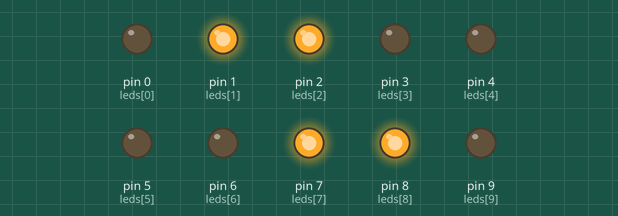
This sketch was run on a simulated Arduino Uno, built with avr-gcc and run on an emulated ATmega328P. Parts: output pins drawn as LEDs (lit = HIGH).

Above: at 3.5 s.
At 8.5 s:
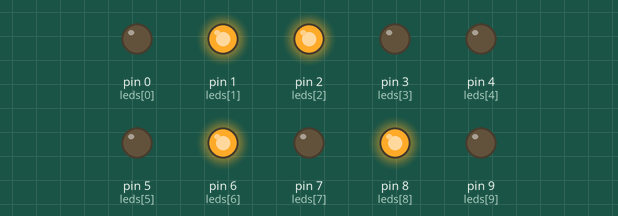
At 13.5 s:
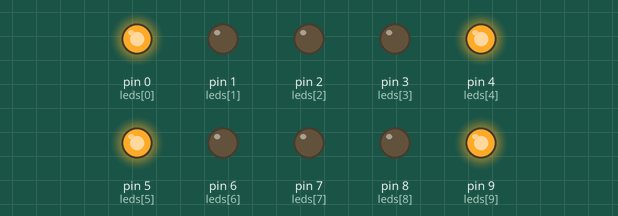
At 18.5 s:
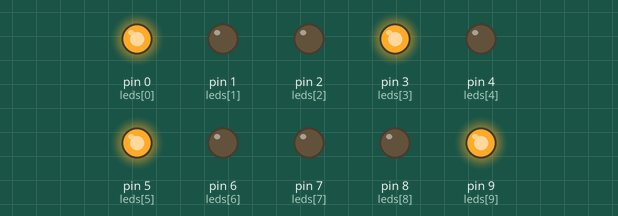
Timing chart, 0 to 26.0 s (numbered marks = the images above):
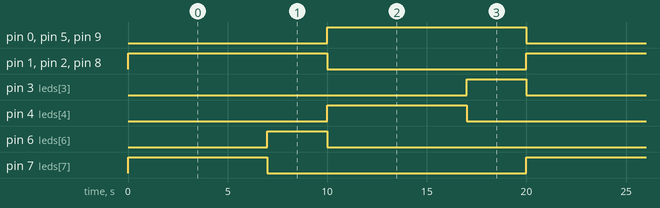

Measured:
- by itself, pin 3 (leds[3]), pin 6 (leds[6]): alternates HIGH for 3.0 s and LOW for 17.0 s
- by itself, pin 4 (leds[4]), pin 7 (leds[7]): alternates HIGH for 7.0 s and LOW for 13.0 s
- by itself, pin 0 (leds[0]), pin 1 (leds[1]), pin 2 (leds[2]), pin 5 (leds[5]), pin 8 (leds[8]), pin 9 (leds[9]): alternates HIGH for 10.0 s and LOW for 10.0 s

The sketch:

Avaliacao_Osses_Alan.ino
```cpp
/*
  Alan Vinícius de Souza 18119 - 3INFD
    Victor Hugo Costa Osses 18152 - 3INFD
*/

int leds[10] = {0,1,2,3,4,5,6,7,8,9};
int x = 0;
int tempo = 0;
int seg = 1000;

void setup()
{
   while(x <= 9){
   pinMode(leds[x], OUTPUT);
   x++;}
}

void loop()
{

  if(tempo >= 7 && tempo <= 9)
    digitalWrite(leds[6], 1);//ligar amarelo do semáfaro 2 - 3s
    else{
    digitalWrite(leds[6], 0);//desligar amarelo do semáfaro 2

    if(tempo >= 17 && tempo < 20){
    digitalWrite(leds[4], 0);//desligar verde do semáfaro 1
    digitalWrite(leds[3], 1);}//ligar amarelo do semáfaro 1
    else
    digitalWrite(leds[3],0);//desligar amarelo do semáfaro 1
  }

    if(tempo < 10){
    digitalWrite(leds[2], 1);// ligar vermelho do semáfaro 1 - 10s
      digitalWrite(leds[8], 1);// ligar vermelho da faixa 2 - 10s

      if(tempo < 7){
        digitalWrite(leds[7], 1);// ligar verde do semáfaro 2 - 7s
      digitalWrite(leds[1], 1);}// ligar verde da faixa 1 - 7s
      else{
       digitalWrite(leds[7], 0);//desligar verde do semáfaro 2 - 7s
      }
    }

  else if(tempo > 9 && tempo < 21){
    digitalWrite(leds[2], 0);// desligar vermelho do semáfaro 1
    digitalWrite(leds[8], 0);// desligar vermelho da faixa 2
    digitalWrite(leds[9], 1);// ligar verde da faixa 2
    digitalWrite(leds[5], 1);// ligar vermelho do semáfaro 2

    if(tempo > 9 && tempo < 17)
    digitalWrite(leds[4], 1);//ligar verde do semáforo 1 - 7s

    if(tempo > 9 && tempo <= 12){
    digitalWrite(leds[1], 0);// desligar verde da faixa 1
    digitalWrite(leds[0], 1);// ligar vermelho da faixa 1
    }
 }

  delay(seg);
  tempo++;

  if(tempo == 20){
  digitalWrite(leds[9], 0);// desligar verde da faixa 2
  digitalWrite(leds[0], 0);// desligar vermelho da faixa 1
  digitalWrite(leds[5], 0);// desligar vermelho do semáfaro 2
  tempo = 0;// reiniciar semáforos
  }
}
```
